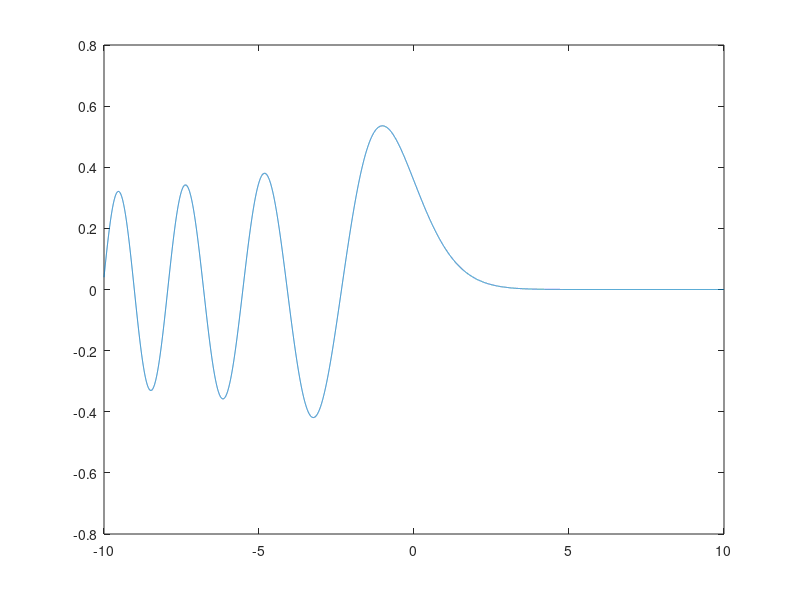

Write MATLAB code to recreate this figure. (Note: this script raises an error after producing the figure.)
clc; clear;  close all,
% Inicialização de variáveis
xmax = 10;
h = 0.001;
x = 0:h:xmax;
N = length(x);

Nmax = 500; TOL = 1e-9;
B = x(1); 
E(1) = 1.7; E(2) = 1.8;

%ciclo iterativo para shooting
jj = 0;
EE = zeros(1,3);

for k = [1.8 3.1 4.0]
    jj = jj + 1;
    E = [k  k+0.1];
    for is = 1:Nmax

        g(2:N) = -2.*(x(2:N) - E(is));  
        C1 = (1+h^2/12.*g);  C2 = (1-5*h^2/12.*g);

        PSI = zeros(1,N);
        PSI(N) = 0; PSI(N-1) = h;

        % Método Numerov regressivo
        for k = N-1:-1:2
            PSI(k-1) = C1(k-1)^(-1)*(2*C2(k)*PSI(k) - C1(k+1)*PSI(k+1));
        end
        %

        PF(is) = PSI(1);

        if is>1
           %shooting 
            declive = (PF(is)-PF(is-1))/(E(is)-E(is-1));

            if declive == 0
                break
            end

            E(is+1) = E(is) + (B-PF(is))/declive;

            if(abs(E(is)-E(is+1)) <= TOL)
                break
            end
            %

        end
    end
 EE(jj) = E(end)
 psiE(jj,:) = PSI;
end


%% Valores próprios c)
figure(2)
h = 0.001;
x = -10:h:10;

ai = airy(x);

plot(x,ai)
hold on
yline(0)
N = length(x);

i = 0;
for k = N:-1:2
    if or(and(ai(k)>0,ai(k-1)<=0),and(ai(k)<=0,ai(k-1)>0))
        i = i+1;
        an(i) = interp1(ai(k-1:k),x(k-1:k),0,'linear');
    end
    if i == 3
        break
    end
end

En = -2^(-1/3)*an

%% funções próprias e)
for n = 1:3
    a= airy((2^(1/3).*(x-En(n))));
    fp(n,:) = a(10001:end);
end

